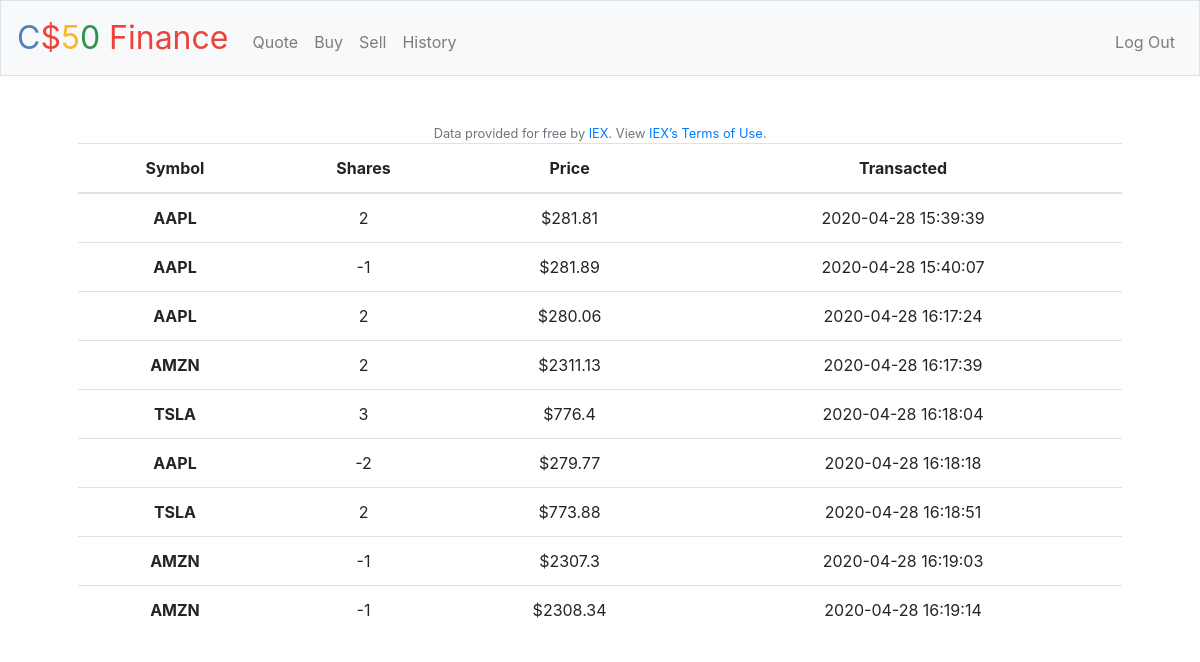
The app's page /history (signed in) with its own data.
### tables this page shows
CREATE TABLE 'purchases' ('user_id' integer, 'symbol' text,'shares' integer, 'price' real, 'time' datetime);

### pset8/finance/application.py (the view)
@app.route("/history")
@login_required
def history():
    rows = db.execute("SELECT symbol, shares, price, time FROM purchases WHERE user_id = :id",
                id=session["user_id"])
    values=[]
    for row in rows:
        symbol = row['symbol']
        shares = row['shares']
        price = round(row['price'],2)
        time = row['time']
        value=[symbol, shares, price, time]
        values.append(value)
    print("values", values)
    return render_template("history.html", values=values)

### pset8/finance/application.py (called while the page is built)
@app.after_request
def after_request(response):
    response.headers["Cache-Control"] = "no-cache, no-store, must-revalidate"
    response.headers["Expires"] = 0
    response.headers["Pragma"] = "no-cache"
    return response

### pset8/finance/helpers.py (called while the page is built)
def login_required(f):
    @wraps(f)
    def decorated_function(*args, **kwargs):
        if session.get("user_id") is None:
            return redirect("/login")
        return f(*args, **kwargs)
    return decorated_function

### pset8/finance/templates/history.html (shortened to what this page needs)
{% extends "layout.html" %}
{% block main %}
    <table class="table">
      <thead>
        <tr>
          <th scope="col">Symbol</th>
          <th scope="col">Shares</th>
          <th scope="col">Price</th>
          <th scope="col">Transacted</th>
        </tr>
      </thead>
       <tbody>
         {% for value in values %}
            <tr>
              <th scope="row">{{value[0]}}</th>
              <td>{{value[1]}}</td>
              <td>${{value[2]}}</td>
              <td>{{value[3]}}</td>
            </tr>
        {% endfor %}
        </tbody>
{% endblock %}

### pset8/finance/templates/layout.html (shortened to what this page needs)
<!DOCTYPE html>
<html lang="en">
    <head>
        <link href="https://maxcdn.bootstrapcdn.com/bootstrap/4.1.3/css/bootstrap.min.css" rel="stylesheet">
        <link href="https://stackpath.bootstrapcdn.com/bootstrap/4.1.3/css/bootstrap.min.css" rel="stylesheet">
        <link href="/static/styles.css" rel="stylesheet">
    </head>
    <body>
        <nav class="navbar navbar-expand-md navbar-light bg-light border">
            <a class="navbar-brand" href="/"><span class="blue">C</span><span class="red">$</span><span class="yellow">5</span><span class="green">0</span> <span class="red">Finance</span></a>
            <div class="collapse navbar-collapse" id="navbar">
                {% if session.user_id %}
                    <ul class="navbar-nav mr-auto mt-2">
                        <li class="nav-item"><a class="nav-link" href="/quote">Quote</a></li>
                        <li class="nav-item"><a class="nav-link" href="/buy">Buy</a></li>
                        <li class="nav-item"><a class="nav-link" href="/sell">Sell</a></li>
                        <li class="nav-item"><a class="nav-link" href="/history">History</a></li>
                    </ul>
                    <ul class="navbar-nav ml-auto mt-2">
                        <li class="nav-item"><a class="nav-link" href="/logout">Log Out</a></li>
                    </ul>
                {% else %}
                    <ul class="navbar-nav ml-auto mt-2">
                        <li class="nav-item"><a class="nav-link" href="/register">Register</a></li>
                        <li class="nav-item"><a class="nav-link" href="/login">Log In</a></li>
                    </ul>
                {% endif %}
            </div>
        </nav>
        <main class="container p-5">
            {% block main %}{% endblock %}
        </main>
        <footer class="small text-center text-muted">
            Data provided for free by <a href="https://iextrading.com/developer">IEX</a>. View <a href="https://iextrading.com/api-exhibit-a/">IEX’s Terms of Use</a>.
        </footer>
    </body>
</html>

### pset8/finance/static/styles.css (style rules this page uses)
nav .navbar-brand { font-size: xx-large; }
nav .navbar-brand .blue { color: #537fbe; }
nav .navbar-brand .red { color: #ea433b; }
nav .navbar-brand .yellow { color: #f5b82e; }
nav .navbar-brand .green { color: #2e944b; }
main { overflow-x: auto; text-align: center; }

### records on screen
purchases: symbol "AAPL", shares "2", price "281.81", time "2020-04-28 15:39:39"
purchases: symbol "AAPL", shares "-1", price "281.89", time "2020-04-28 15:40:07"
purchases: symbol "AAPL", shares "2", price "280.06", time "2020-04-28 16:17:24"
purchases: symbol "AMZN", shares "2", price "2311.13", time "2020-04-28 16:17:39"
purchases: symbol "TSLA", shares "3", value "776.4", time "2020-04-28 16:18:04"
purchases: symbol "AAPL", shares "-2", price "279.77", time "2020-04-28 16:18:18"
purchases: symbol "TSLA", shares "2", price "773.88", time "2020-04-28 16:18:51"
purchases: symbol "AMZN", shares "-1", price "2307.3", time "2020-04-28 16:19:03"
purchases: symbol "AMZN", shares "-1", price "2308.34", time "2020-04-28 16:19:14"
